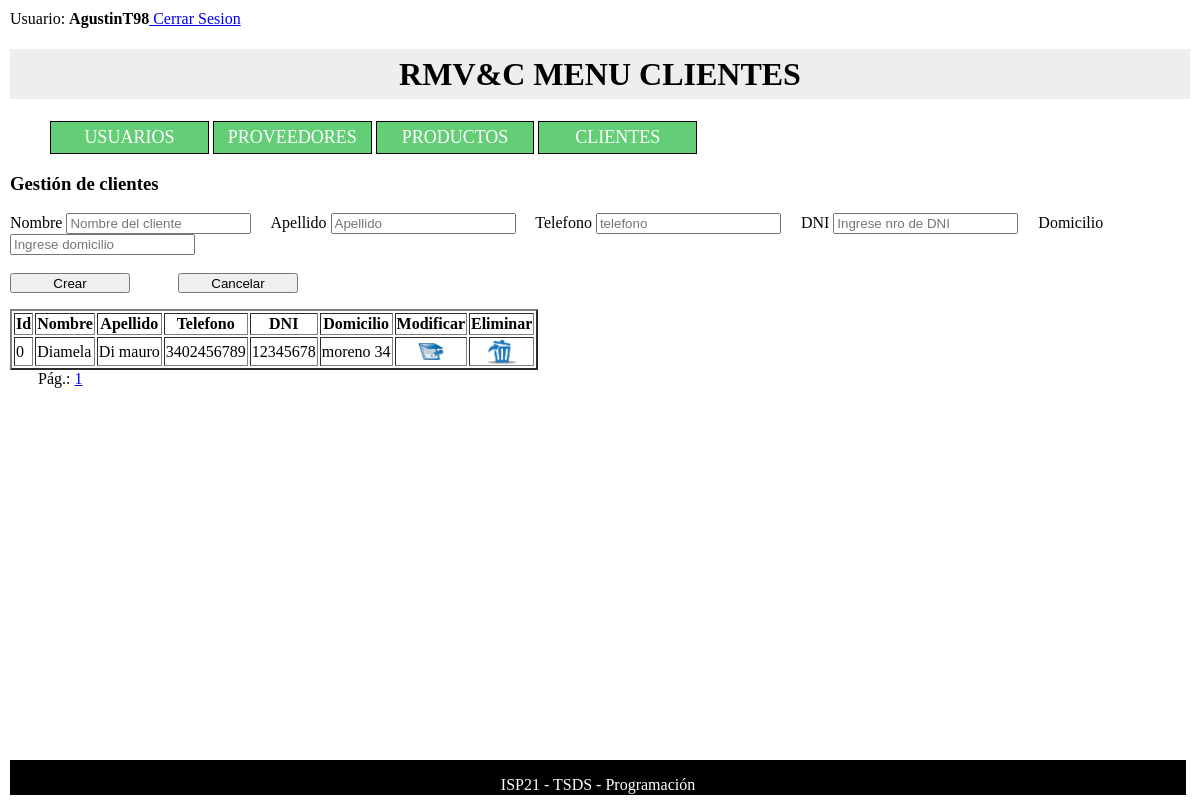
/clientes.php (signed in), run on the app's committed database.
### tables this page shows
CREATE TABLE `clientes` (
  `ID` int(4) NOT NULL,
  `Nombre` text NOT NULL,
  `Apellido` text NOT NULL,
  `Telefono` varchar(15) NOT NULL,
  `dni` varchar(8) NOT NULL,
  `domicilio` varchar(32) NOT NULL
);

### clientes.php (the view, shortened to what this page needs)
<?php
	include ("verifica_sesion.php");
	include ("conectar.php");
	$rango_pag=5;
	if (isset($_GET["pagina"])) {
		if ($_GET["pagina"]==1) {
			header("location:clientes.php");
	    } else {
		$pagina=$_GET["pagina"];
		}
	} else {
		$pagina=1;
	}
	$desde = ($pagina-1)*$rango_pag;
	$sql="select * from clientes";
	$resultado = mysqli_query($conexion, $sql);
	$cant_registros = mysqli_num_rows($resultado);
	$cant_pag = ceil($cant_registros/$rango_pag);
	$sql = "select * from clientes limit $desde, $rango_pag";
	$mostrar = mysqli_query($conexion, $sql);
?>
<html>
<head>
	<link href="estilo.css" rel="stylesheet" type="text/css">
</head>
<body>
	<header>
		<H1> RMV&C MENU CLIENTES </H1>
	</header>
	<nav>
		<ul>
		  <li>  <a href="usuarios.php"> USUARIOS </a> </li>
		  <li>  <a href="proveedores.php"> PROVEEDORES </a> </li>
		  <li>  <a href="productos.php"> PRODUCTOS </a> </li>
		  <li>  <a href="clientes.php"> CLIENTES </a> </li>
		</ul>
	</nav>
	<section>
		<form action="clientes.php" method="post">
		  <H3> Gestión de clientes </H3>
		  Nombre <input type="text" name="nombre" placeholder="Nombre del cliente" autofocus required></input>
          &nbsp;&nbsp;&nbsp;
		  Apellido <input type="text" name="apellido" placeholder="Apellido" required></input>
          &nbsp;&nbsp;&nbsp;
		  Telefono <input type="tel" name="telefono" placeholder="telefono" required></input>
		  &nbsp;&nbsp;&nbsp;
		  DNI <input type="text" name="dni" placeholder="Ingrese nro de DNI" autofocus required></input>
          &nbsp;&nbsp;&nbsp;
		  Domicilio <input type="text" name="domicilio" placeholder="Ingrese domicilio" autofocus required></input>
		  <br><br>
		  <input type="submit"
		  name="<?php if(isset($_GET['mod'])) echo 'actualizar'; else echo 'insertar';?>"
		  value="<?php if(isset($_GET['mod'])) echo 'Modificar'; else echo 'Crear';?>"
		  style='width:120px;height:20px'>
		  <input type="button" name="cancelar" value="Cancelar" style='width:120px;height:20px' onClick="window.location.href = 'clientes.php'">
		</form>
		  <table border="2">
			<tr>
				<th>Id</th>
				<th>Nombre</th>
				<th>Apellido</th>
				<th>Telefono</th>
				<th>DNI</th>
				<th>Domicilio</th>
				<th>Modificar</th>
				<th>Eliminar</th>
			</tr>
		  <?php
			while ($fila=mysqli_fetch_assoc($mostrar)){
				echo "<tr>
						<td>".$fila['ID']."</td>
						<td>".$fila['Nombre']."</td>
						<td>".$fila['Apellido']."</td>
						<td>".$fila['Telefono']."</td>
						<td>".$fila['dni']."</td>
						<td>".$fila['domicilio']."</td>
						<td><center><a href='clientes.php?mod=".$fila['ID']."'><img src='modificar.jpg' width='30' height='25'></a></center></td>
						<td><center><a href=\"javascript:preguntar('".$fila['ID']."')\"><img src='eliminar.png' width='30'
					  </tr>";
			}
		  ?>
		  </table>
		  <?php
			echo "&nbsp;&nbsp;&nbsp;&nbsp;&nbsp;&nbsp;&nbsp;"."Pág.:  ";
			for ($i=1 ; $i<=$cant_pag ; $i++) {
				echo "<a href='?pagina=".$i."'>".$i."</a>  " ;
			}
		  ?>
	</section>
	<footer>
		<p> ISP21 - TSDS - Programación </p>
	</footer>
</body>
</html>

### estilo.css (style rules this page uses)
html { min-height: 100%; position: relative; }
body { margin: 10; margin-bottom: 40px; }
header { background-color: rgb(125, 204, 109); text-align: center; }
footer { background-color: black; position: absolute; bottom: 5; width: 98%; height: 35px; color: white; }
footer p { text-align: center; }
h1 { height: 50px; background-color: #EEE; display:flex; justify-content: center; align-items: center; }
nav a { text-decoration:none; color:inherit; font-size:18px; }
nav li { display:inline-block; width: 12%; padding:5px 10px; background-color:rgb(100, 206, 118); border:1px solid #000; text-align:center; color:#fff; }

### data on the page
clientes: ID "0", Nombre "Diamela", Apellido "Di mauro", Telefono "3402456789", dni "12345678", domicilio "moreno 34"

### other printed values
$_SESSION["logueado"] "AgustinT98"
